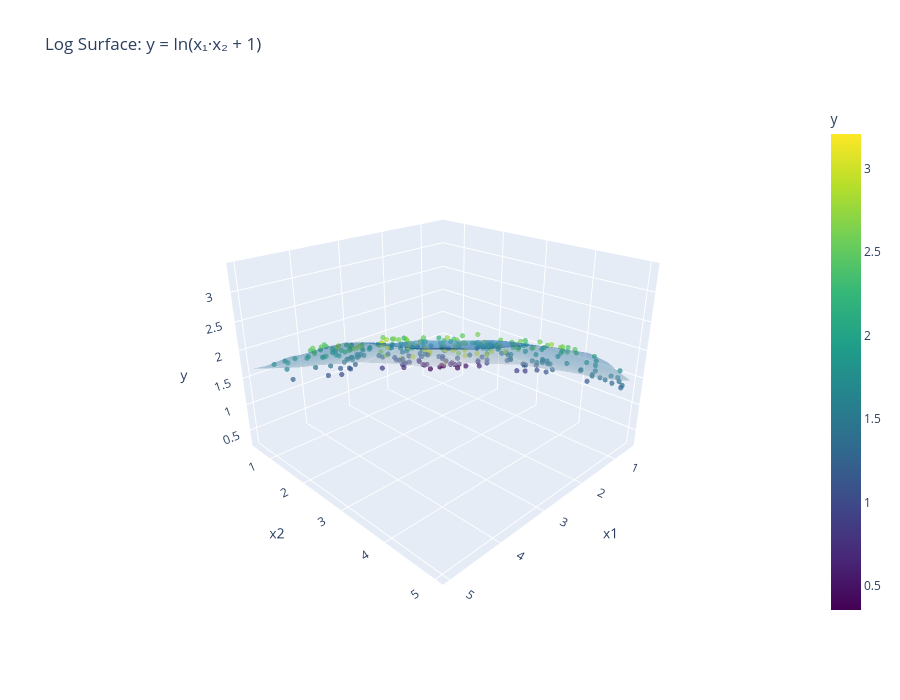

Notebook cell for this chart:
### Code cell
import numpy as np
import plotly.graph_objects as go
from sklearn.neural_network import MLPRegressor
from sklearn.preprocessing import StandardScaler
from sklearn.pipeline import Pipeline

# ============================================================
# HELPER: Reusable 3D regression plotter
# ============================================================
def plot_3d_regression(X, y, model, title, resolution=80):
    """Fit model (if not already fitted) and render interactive 3D surface + scatter."""
    # Fit only if needed (allows passing pre-fitted models)
    if not hasattr(model, 'predict') or not hasattr(model, '_is_fitted'):
        try:
            model.fit(X, y)
        except Exception:
            pass  # assume already fitted

    # Meshgrid
    x1 = np.linspace(X[:, 0].min(), X[:, 0].max(), resolution)
    x2 = np.linspace(X[:, 1].min(), X[:, 1].max(), resolution)
    X1, X2 = np.meshgrid(x1, x2)
    Z = model.predict(np.c_[X1.ravel(), X2.ravel()]).reshape(X1.shape)

    fig = go.Figure()
    fig.add_trace(go.Scatter3d(
        x=X[:, 0], y=X[:, 1], z=y, mode='markers',
        marker=dict(size=3, color=y, colorscale='Viridis', opacity=0.7,
                    colorbar=dict(title='y')),
        name='Data',
        hovertemplate='x1:%{x:.2f}<br>x2:%{y:.2f}<br>y:%{z:.2f}<extra></extra>'
    ))
    fig.add_trace(go.Surface(
        x=X1, y=X2, z=Z, opacity=0.45, colorscale='Blues',
        showscale=False, name='Model',
        hovertemplate='x1:%{x:.2f}<br>x2:%{y:.2f}<br>ŷ:%{z:.2f}<extra></extra>'
    ))
    fig.update_layout(
        title=title, height=700,
        scene=dict(xaxis_title='x1', yaxis_title='x2', zaxis_title='y',
                   camera=dict(eye=dict(x=1.6, y=1.6, z=1.0)))
    )
    return fig


# ============================================================
# SINE DATASET
# ============================================================
np.random.seed(42)
n = 300
"""X_sin = np.random.uniform(-3, 3, size=(n, 2))
y_sin = np.sin(X_sin[:, 0]) * np.cos(X_sin[:, 1]) + np.random.normal(0, 0.1, n)

# LinearRegression would produce a flat plane here — use MLP instead
sin_model = Pipeline([
    ('scaler', StandardScaler()),
    ('mlp', MLPRegressor(hidden_layer_sizes=(128, 64), max_iter=2000, random_state=42))
])
sin_model.fit(X_sin, y_sin)

fig_sin = plot_3d_regression(X_sin, y_sin, sin_model,
                             'Sine Surface: y = sin(x₁)·cos(x₂)', resolution=100)
fig_sin.show()"""


# ============================================================
# LOGARITHMIC DATASET
# ============================================================
# Log requires strictly positive inputs
X_log = np.random.uniform(0.5, 5.0, size=(n, 2))
y_log = np.log(X_log[:, 0] * X_log[:, 1] + 1) + np.random.normal(0, 0.05, n)

log_model = Pipeline([
    ('scaler', StandardScaler()),
    ('mlp', MLPRegressor(hidden_layer_sizes=(128, 64), max_iter=2000, random_state=42))
])
log_model.fit(X_log, y_log)

fig_log = plot_3d_regression(X_log, y_log, log_model,
                             'Log Surface: y = ln(x₁·x₂ + 1)', resolution=100)
fig_log.show()

### Figure 1 — Plotly figure (JSON) as saved in the notebook; plotly's stock layout.template omitted (floating-point values rounded to 4 significant figures; data arrays with more than 128 entries replaced by an {"elided": "..."} marker saying what was removed)
{"data": [{"hovertemplate": "x1:%{x:.2f}<br>x2:%{y:.2f}<br>y:%{z:.2f}<extra></extra>", "marker": {"color": {"elided": "300 float values"}, "colorbar": {"title": {"text": "y"}}, "colorscale": [[0, "#440154"], [0.1111, "#482878"], [0.2222, "#3e4989"], [0.3333, "#31688e"], [0.4444, "#26828e"], [0.5556, "#1f9e89"], [0.6667, "#35b779"], [0.7778, "#6ece58"], [0.8889, "#b5de2b"], [1, "#fde725"]], "opacity": 0.7, "size": 3}, "mode": "markers", "name": "Data", "type": "scatter3d", "x": {"elided": "300 float values"}, "y": {"elided": "300 float values"}, "z": {"elided": "300 float values"}}, {"colorscale": [[0, "rgb(247,251,255)"], [0.125, "rgb(222,235,247)"], [0.25, "rgb(198,219,239)"], [0.375, "rgb(158,202,225)"], [0.5, "rgb(107,174,214)"], [0.625, "rgb(66,146,198)"], [0.75, "rgb(33,113,181)"], [0.875, "rgb(8,81,156)"], [1, "rgb(8,48,107)"]], "hovertemplate": "x1:%{x:.2f}<br>x2:%{y:.2f}<br>ŷ:%{z:.2f}<extra></extra>", "name": "Model", "opacity": 0.45, "showscale": false, "type": "surface", "x": {"elided": "100x100 float values"}, "y": {"elided": "100x100 float values"}, "z": {"elided": "100x100 float values"}}], "layout": {"height": 700, "scene": {"camera": {"eye": {"x": 1.6, "y": 1.6, "z": 1}}, "xaxis": {"title": {"text": "x1"}}, "yaxis": {"title": {"text": "x2"}}, "zaxis": {"title": {"text": "y"}}}, "title": {"text": "Log Surface: y = ln(x₁·x₂ + 1)"}}}
